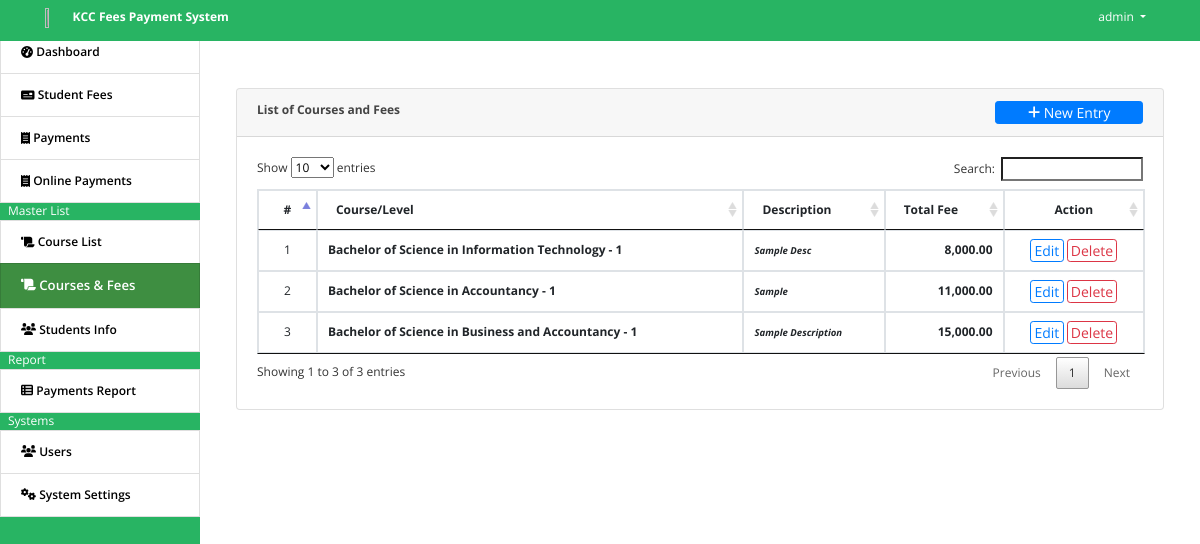
Screenshot of /index.php?page=courses (signed in) with the database file from the repository.
### tables this page shows
CREATE TABLE `courses` (
  `id` int(30) NOT NULL,
  `course` varchar(100) NOT NULL,
  `description` text NOT NULL,
  `level` varchar(150) NOT NULL,
  `school_year` text DEFAULT NULL,
  `semester` text DEFAULT NULL,
  `total_amount` float NOT NULL,
  `date_created` datetime NOT NULL DEFAULT current_timestamp()
);

CREATE TABLE `course_list` (
  `cl_id` int(11) NOT NULL,
  `course_name` text NOT NULL,
  `course_short_name` text NOT NULL,
  `created_at` timestamp NOT NULL DEFAULT current_timestamp() ON UPDATE current_timestamp(),
  `created_by` int(11) NOT NULL
);

### courses.php (the view, shortened to what this page needs)
<?php include('db_connect.php');?>
<div class="container-fluid">
	<div class="col-lg-12">
		<div class="row">
			<div class="col-md-12">
				<div class="card">
					<div class="card-header">
						<b>List of Courses and Fees</b>
						<span class="float:right"><a class="btn btn-primary btn-block btn-sm col-sm-2 float-right" href="javascript:void(0)" id="new_course">
					<i class="fa fa-plus"></i> New Entry
				</a></span>
					</div>
					<div class="card-body">
						<table class="table table-condensed table-bordered table-hover">
							<thead>
								<tr>
									<th class="text-center">#</th>
									<th class="">Course/Level</th>
									<th class="">Description</th>
									<th class="">Total Fee</th>
									<?php if($_SESSION['login_type'] == 1): ?>
										<th class="text-center">Action</th>
									<?php endif; ?>
								</tr>
							</thead>
							<tbody>
								<?php
								$i = 1;
								$course = $conn->query("SELECT * FROM courses  order by course asc ");
								while($row=$course->fetch_assoc()):
									$course_list = $conn->query("SELECT * FROM `course_list` WHERE `cl_id` = '$row[course]'");
									$cl = $course_list->fetch_assoc();
								?>
								<tr>
									<td class="text-center"><?php echo $i++ ?></td>
									<td>
										<p> <b><?php echo $cl['course_name'] . " - " . $row['level'] ?></b></p>
									</td>
									<td class="">
										 <p><small><i><b><?php echo $row['description'] ?></i></small></p>
									</td>
									<td class="text-right">
										<p> <b><?php echo number_format($row['total_amount'],2) ?></b></p>
									</td>
									<?php if($_SESSION['login_type'] == 1): ?>
										<td class="text-center">
											<button class="btn btn-sm btn-outline-primary edit_course" type="button" data-id="<?php echo $row['id'] ?>" >Edit</button>
											<button class="btn btn-sm btn-outline-danger delete_course" type="button" data-id="<?php echo $row['id'] ?>">Delete</button>
										</td>
									<?php endif; ?>
								</tr>
								<?php endwhile; ?>
							</tbody>
						</table>
					</div>
				</div>
			</div>
		</div>
	</div>
</div>

### assets/css/style.css (style rules this page uses)
body { font-family: "Open Sans", sans-serif; color: #444444; width: 100%; height: calc(100%); font-size: 12px; }
a { color: #1977cc; }
.btn-sm { padding: .0001rem .2rem; }

### index.php (style rules this page uses)
body { background: white; }

### courses.php (style rules this page uses)
td { vertical-align: middle !important; }
td p { margin: unset }

### rows the page displays
courses: course_list.course_name "Bachelor of Science in Information Technology", level "1", description "Sample Desc", total_amount "8,000.00"
courses: course_list.course_name "Bachelor of Science in Accountancy", level "1", description "Sample", total_amount "11,000.00"
courses: course_list.course_name "Bachelor of Science in Business and Accountancy", level "1", description "Sample Description", total_amount "15,000.00"

### other values shown
$_SESSION['system']['name'] "KCC Fees Payment System"
$_SESSION['login_name'] "admin"
